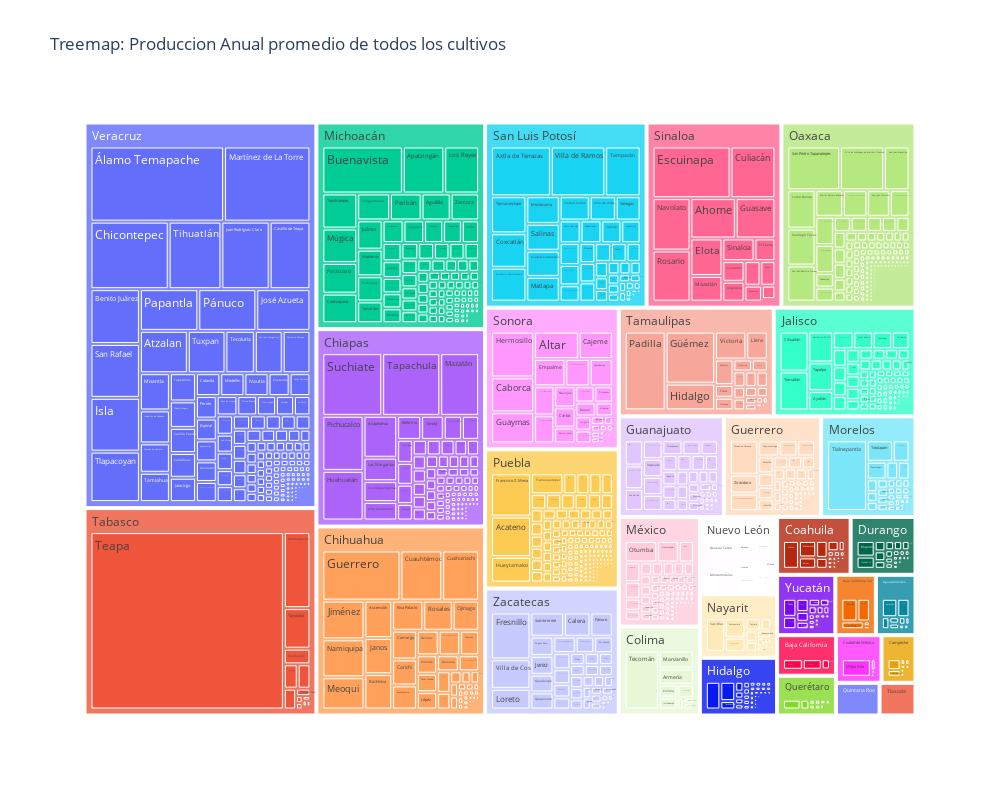

Notebook code for this chart:
### Code cell
from IPython.display import display

# Función para graficar el treemap
def plot_treemap(cultivo_seleccionado, variable_seleccionada):
    if cultivo_seleccionado == 'Todos los cultivos':
        df_filtered = df_siap_est_mun_cult.groupby(['Entidad', 'Municipio'])[variable_seleccionada].mean().reset_index()
        title = f'Treemap: {variable_seleccionada} promedio de todos los cultivos'
    else:
        df_filtered = df_siap_est_mun_cult[df_siap_est_mun_cult['Cultivo'] == cultivo_seleccionado]
        title = f'Treemap: {variable_seleccionada} promedio de {cultivo_seleccionado}'

    # Crear el treemap con plotly express
    fig = px.treemap(df_filtered,
                     path=['Entidad', 'Municipio'],
                     values=variable_seleccionada,
                     title=title,
                     width=1000, height=800)

    return fig

# Crear los widgets interactivos
widget_cultivo = widgets.Dropdown(options=['Todos los cultivos'] + CULTIVOS_UNICOS, value='Todos los cultivos', description='Cultivo')
widget_variable = widgets.Dropdown(options=variables_siap, value='Produccion Anual', description='Variable')

# Crear el treemap inicial
fig = plot_treemap('Todos los cultivos', 'Produccion Anual')

# Mostrar el widget interactivo
@interact(cultivo_seleccionado=widget_cultivo, variable_seleccionada=widget_variable)
def update_plot(cultivo_seleccionado, variable_seleccionada):
    # Actualizar el treemap
    fig = plot_treemap(cultivo_seleccionado, variable_seleccionada)
    # Mostrar el treemap
    display(fig)

### Figure 1 — Plotly figure (JSON) as saved in the notebook; plotly's stock layout.template omitted (floating-point values rounded to 4 significant figures; data arrays with more than 128 entries replaced by an {"elided": "..."} marker saying what was removed)
{"data": [{"branchvalues": "total", "domain": {"x": [0, 1], "y": [0, 1]}, "hovertemplate": "labels=%{label}<br>Produccion Anual=%{value}<br>parent=%{parent}<br>id=%{id}<extra></extra>", "ids": {"elided": "2333 str values"}, "labels": {"elided": "2333 str values"}, "name": "", "parents": {"elided": "2333 str values"}, "type": "treemap", "values": {"elided": "2333 float values"}}], "layout": {"height": 800, "legend": {"tracegroupgap": 0}, "title": {"text": "Treemap: Produccion Anual promedio de todos los cultivos"}, "width": 1000}}
